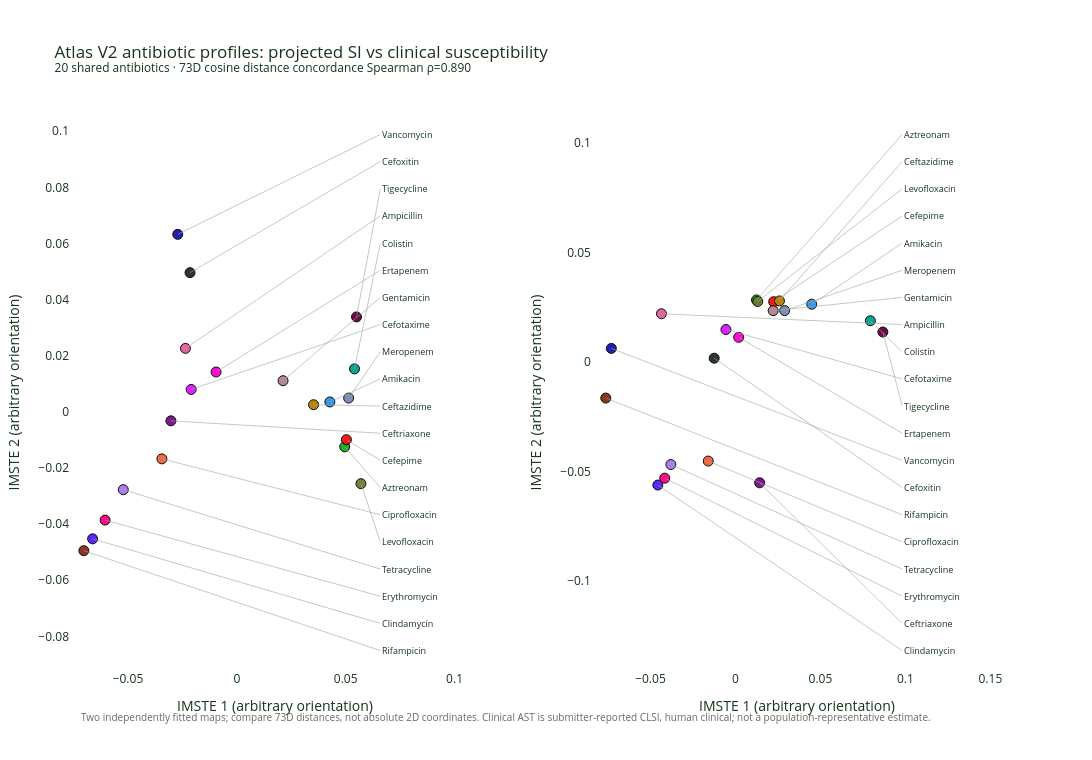

Notebook code cell kept with this figure:
### Markdown cell above
## Clinical AST and future-SI comparison

The two maps show the future-SI and clinical-susceptibility weighted profiles fitted separately. Their axes can rotate or reflect independently; compare original-space distances in the scatter above. The AST support table shows species and isolate counts for the shared comparison set.

### Code cell
import numpy as np
import plotly.express as px
import plotly.graph_objects as go
from plotly.subplots import make_subplots

comparison_n = len(comparison_antibiotics)
antibiotic_color_map = {
    antibiotic: px.colors.qualitative.Dark24[i % len(px.colors.qualitative.Dark24)]
    for i, antibiotic in enumerate(comparison_antibiotics)
}

display(comparison_coverage.sort_values("forecast_antibiotic"))
fig_compare=make_subplots(rows=1,cols=2,subplot_titles=("Future-SI weights (shared AST-supported species)","Clinical susceptibility weights (same species)",),horizontal_spacing=.12)
fig_compare.layout.annotations=[]
for col, df_map in [(1, si_map_common), (2, ast_map_common)]:
    support=ast_map_common
    custom=np.column_stack([
        df_map.antibiotic.to_numpy(), support.n_common_species.to_numpy(),support.n_total_isolates.to_numpy(),
        support.min_species_n.to_numpy(),support.effective_sample_size.to_numpy(),support.ast_centroid_radius_95_73d.to_numpy()
    ])
    marker_size = 10  # Same small marker size in both panels.
    marker_color = [antibiotic_color_map[antibiotic] for antibiotic in df_map.antibiotic]
    fig_compare.add_trace(go.Scatter(
        x=df_map.x,y=df_map.y,mode="markers",
        marker={"size":marker_size,"color":marker_color,
                "line":{"color":"black","width":1},"opacity":.95},
        customdata=custom,
        hovertemplate=(
            "<b>%{customdata[0]}</b><br>Common species: %{customdata[1]}<br>Unique clinical CLSI isolates: %{customdata[2]}<br>"
            "Minimum isolates/species-drug: %{customdata[3]}<br>AST effective sample size: %{customdata[4]:.2f}<br>"
            "AST 95th pct bootstrap centroid radius (73D): %{customdata[5]:.3f}<extra></extra>"),
        name="Future SI" if col==1 else "Clinical AST",showlegend=False
    ),row=1,col=col)
    # Place labels in a readable right-hand column and connect each back to its point.
    span=max(float(df_map.x.max()-df_map.x.min()),1e-3)
    yspan=max(float(df_map.y.max()-df_map.y.min()),1e-3)
    label_x=float(df_map.x.max()+0.07*span)
    x_axis_low=float(df_map.x.min()-0.05*span)
    x_axis_high=float(label_x+0.36*span)
    # Equal aspect expands the y range to match the panel's x range. Reserve
    # that full displayed range for labels so they use the available plot height.
    y_axis_span=1.05*(x_axis_high-x_axis_low)
    y_axis_mid=float((df_map.y.min()+df_map.y.max())/2)
    y_axis_low=y_axis_mid-y_axis_span/2
    y_axis_high=y_axis_mid+y_axis_span/2
    # Use data coordinates for labels and leaders so they follow zoom and pan.
    label_inset = 0.035 * y_axis_span
    label_ys = np.linspace(y_axis_high - label_inset, y_axis_low + label_inset, len(df_map))
    xref, yref = ("x", "y") if col == 1 else ("x2", "y2")
    for row, label_y in zip(df_map.sort_values("y", ascending=False).itertuples(index=False), label_ys):
        fig_compare.add_shape(
            type="line", x0=float(row.x), y0=float(row.y), x1=label_x, y1=float(label_y),
            xref=xref, yref=yref, line={"color":"#9aa79d","width":.6}
        )
        fig_compare.add_annotation(
            x=label_x, y=float(label_y), xref=xref, yref=yref,
            text=str(row.antibiotic),showarrow=False,
            font={"size":9,"color":"#17351b"},
            xanchor="left",yanchor="middle",bgcolor="rgba(255,255,255,0.9)",
            borderpad=1,align="left"
        )
    fig_compare.update_xaxes(range=[x_axis_low,x_axis_high],row=1,col=col)
    fig_compare.update_yaxes(range=[y_axis_low,y_axis_high],row=1,col=col)
fig_compare.update_xaxes(title_text="IMSTE 1 (arbitrary orientation)",showgrid=False,zeroline=False)
fig_compare.update_yaxes(title_text="IMSTE 2 (arbitrary orientation)",showgrid=False,zeroline=False)
fig_compare.update_layout(
    title=f"Atlas V2 antibiotic profiles: projected SI vs clinical susceptibility<br><sup>{comparison_n} shared antibiotics · 73D cosine distance concordance Spearman ρ={rank_corr:.3f}</sup>",
    width=1500,height=760,plot_bgcolor="white",paper_bgcolor="white",hovermode="closest",dragmode="zoom",
    margin={"l":70,"r":90,"t":115,"b":90},font={"color":"#17351b"},
)
fig_compare.add_annotation(text="Two independently fitted maps; compare 73D distances, not absolute 2D coordinates. Clinical AST is submitter-reported CLSI, human clinical; not a population-representative estimate.",xref="paper",yref="paper",x=.01,y=-.10,showarrow=False,xanchor="left",font={"size":10,"color":"dimgray"})
fig_compare.show()
AST_HTML_PATH=AST_DATA_DIR / "clinical_ast_vs_future_si_imste.html"
fig_compare.write_html(AST_HTML_PATH,include_plotlyjs=True,full_html=True)
AST_PNG_PATH=AST_DATA_DIR / "clinical_ast_vs_future_si_imste.png"
fig_compare.write_image(AST_PNG_PATH,width=1800,height=950,scale=1.25)
print(f"Interactive comparison saved: {AST_HTML_PATH}")
print(f"Static preview saved: {AST_PNG_PATH}")

### Figure 1 — Plotly figure (JSON) as saved in the notebook; plotly's stock layout.template omitted (floating-point values rounded to 4 significant figures)
{"data": [{"customdata": [["Amikacin", 4, 4365, 481, 3.825, 0.07028], ["Ampicillin", 3, 3654, 34, 2.051, 0.608], ["Aztreonam", 3, 2740, 186, 1.813, 0.3228], ["Cefepime", 3, 3682, 129, 2.632, 0.2321], ["Cefotaxime", 2, 266, 57, 1.508, 0.797], ["Cefoxitin", 3, 1516, 347, 2.82, 0.1115], ["Ceftazidime", 4, 4303, 404, 3.039, 0.1412], ["Ceftriaxone", 3, 4209, 679, 2.327, 0.1169], ["Ciprofloxacin", 10, 6699, 26, 8.129, 0.2321], ["Clindamycin", 4, 1082, 28, 2.928, 0.1176], ["Colistin", 3, 236, 32, 2.965, 0.2496], ["Ertapenem", 2, 3649, 520, 1.888, 0.08752], ["Erythromycin", 6, 1513, 24, 4.813, 0.1958], ["Gentamicin", 5, 5121, 446, 4.004, 0.1007], ["Levofloxacin", 3, 4096, 420, 2.719, 0.1368], ["Meropenem", 4, 3958, 248, 3.502, 0.1329], ["Rifampicin", 2, 2055, 911, 2.0, 0.008242], ["Tetracycline", 9, 4403, 26, 6.429, 0.2874], ["Tigecycline", 2, 315, 125, 2.0, 0.06328], ["Vancomycin", 3, 781, 38, 2.641, 0.1544]], "hovertemplate": "<b>%{customdata[0]}</b><br>Common species: %{customdata[1]}<br>Unique clinical CLSI isolates: %{customdata[2]}<br>Minimum isolates/species-drug: %{customdata[3]}<br>AST effective sample size: %{customdata[4]:.2f}<br>AST 95th pct bootstrap centroid radius (73D): %{customdata[5]:.3f}<extra></extra>", "marker": {"color": ["#2E91E5", "#E15F99", "#1CA71C", "#FB0D0D", "#DA16FF", "#222A2A", "#B68100", "#750D86", "#EB663B", "#511CFB", "#00A08B", "#FB00D1", "#FC0080", "#B2828D", "#6C7C32", "#778AAE", "#862A16", "#A777F1", "#620042", "#1616A7"], "line": {"color": "black", "width": 1}, "opacity": 0.95, "size": 10}, "mode": "markers", "name": "Future SI", "showlegend": false, "type": "scatter", "x": [0.04274, -0.02359, 0.04955, 0.05034, -0.02097, -0.02149, 0.03524, -0.03026, -0.03441, -0.06622, 0.05406, -0.00953, -0.0605, 0.02123, 0.057, 0.05136, -0.07025, -0.05215, 0.05498, -0.02712], "xaxis": "x", "y": [0.003532, 0.02262, -0.01247, -0.009907, 0.007987, 0.04961, 0.002544, -0.003196, -0.01675, -0.04524, 0.01531, 0.0142, -0.03856, 0.01111, -0.02558, 0.004914, -0.04945, -0.02772, 0.03383, 0.06324], "yaxis": "y"}, {"customdata": [["Amikacin", 4, 4365, 481, 3.825, 0.07028], ["Ampicillin", 3, 3654, 34, 2.051, 0.608], ["Aztreonam", 3, 2740, 186, 1.813, 0.3228], ["Cefepime", 3, 3682, 129, 2.632, 0.2321], ["Cefotaxime", 2, 266, 57, 1.508, 0.797], ["Cefoxitin", 3, 1516, 347, 2.82, 0.1115], ["Ceftazidime", 4, 4303, 404, 3.039, 0.1412], ["Ceftriaxone", 3, 4209, 679, 2.327, 0.1169], ["Ciprofloxacin", 10, 6699, 26, 8.129, 0.2321], ["Clindamycin", 4, 1082, 28, 2.928, 0.1176], ["Colistin", 3, 236, 32, 2.965, 0.2496], ["Ertapenem", 2, 3649, 520, 1.888, 0.08752], ["Erythromycin", 6, 1513, 24, 4.813, 0.1958], ["Gentamicin", 5, 5121, 446, 4.004, 0.1007], ["Levofloxacin", 3, 4096, 420, 2.719, 0.1368], ["Meropenem", 4, 3958, 248, 3.502, 0.1329], ["Rifampicin", 2, 2055, 911, 2.0, 0.008242], ["Tetracycline", 9, 4403, 26, 6.429, 0.2874], ["Tigecycline", 2, 315, 125, 2.0, 0.06328], ["Vancomycin", 3, 781, 38, 2.641, 0.1544]], "hovertemplate": "<b>%{customdata[0]}</b><br>Common species: %{customdata[1]}<br>Unique clinical CLSI isolates: %{customdata[2]}<br>Minimum isolates/species-drug: %{customdata[3]}<br>AST effective sample size: %{customdata[4]:.2f}<br>AST 95th pct bootstrap centroid radius (73D): %{customdata[5]:.3f}<extra></extra>", "marker": {"color": ["#2E91E5", "#E15F99", "#1CA71C", "#FB0D0D", "#DA16FF", "#222A2A", "#B68100", "#750D86", "#EB663B", "#511CFB", "#00A08B", "#FB00D1", "#FC0080", "#B2828D", "#6C7C32", "#778AAE", "#862A16", "#A777F1", "#620042", "#1616A7"], "line": {"color": "black", "width": 1}, "opacity": 0.95, "size": 10}, "mode": "markers", "name": "Clinical AST", "showlegend": false, "type": "scatter", "x": [0.04488, -0.04355, 0.01238, 0.0225, -0.005592, -0.01251, 0.02589, 0.01424, -0.01599, -0.04567, 0.07938, 0.001906, -0.04159, 0.0222, 0.0131, 0.02898, -0.07629, -0.03798, 0.08673, -0.07303], "xaxis": "x2", "y": [0.02636, 0.022, 0.0283, 0.0275, 0.0148, 0.001713, 0.02786, -0.05517, -0.04524, -0.05618, 0.01883, 0.01124, -0.05304, 0.02341, 0.0276, 0.02344, -0.01648, -0.04682, 0.01367, 0.006201], "yaxis": "y2"}], "layout": {"annotations": [{"align": "left", "bgcolor": "rgba(255,255,255,0.9)", "borderpad": 1, "font": {"color": "#17351b", "size": 9}, "showarrow": false, "text": "Vancomycin", "x": 0.06591, "xanchor": "left", "xref": "x", "y": 0.09885, "yanchor": "middle", "yref": "y"}, {"align": "left", "bgcolor": "rgba(255,255,255,0.9)", "borderpad": 1, "font": {"color": "#17351b", "size": 9}, "showarrow": false, "text": "Cefoxitin", "x": 0.06591, "xanchor": "left", "xref": "x", "y": 0.08917, "yanchor": "middle", "yref": "y"}, {"align": "left", "bgcolor": "rgba(255,255,255,0.9)", "borderpad": 1, "font": {"color": "#17351b", "size": 9}, "showarrow": false, "text": "Tigecycline", "x": 0.06591, "xanchor": "left", "xref": "x", "y": 0.07949, "yanchor": "middle", "yref": "y"}, {"align": "left", "bgcolor": "rgba(255,255,255,0.9)", "borderpad": 1, "font": {"color": "#17351b", "size": 9}, "showarrow": false, "text": "Ampicillin", "x": 0.06591, "xanchor": "left", "xref": "x", "y": 0.06981, "yanchor": "middle", "yref": "y"}, {"align": "left", "bgcolor": "rgba(255,255,255,0.9)", "borderpad": 1, "font": {"color": "#17351b", "size": 9}, "showarrow": false, "text": "Colistin", "x": 0.06591, "xanchor": "left", "xref": "x", "y": 0.06013, "yanchor": "middle", "yref": "y"}, {"align": "left", "bgcolor": "rgba(255,255,255,0.9)", "borderpad": 1, "font": {"color": "#17351b", "size": 9}, "showarrow": false, "text": "Ertapenem", "x": 0.06591, "xanchor": "left", "xref": "x", "y": 0.05045, "yanchor": "middle", "yref": "y"}, {"align": "left", "bgcolor": "rgba(255,255,255,0.9)", "borderpad": 1, "font": {"color": "#17351b", "size": 9}, "showarrow": false, "text": "Gentamicin", "x": 0.06591, "xanchor": "left", "xref": "x", "y": 0.04077, "yanchor": "middle", "yref": "y"}, {"align": "left", "bgcolor": "rgba(255,255,255,0.9)", "borderpad": 1, "font": {"color": "#17351b", "size": 9}, "showarrow": false, "text": "Cefotaxime", "x": 0.06591, "xanchor": "left", "xref": "x", "y": 0.0311, "yanchor": "middle", "yref": "y"}, {"align": "left", "bgcolor": "rgba(255,255,255,0.9)", "borderpad": 1, "font": {"color": "#17351b", "size": 9}, "showarrow": false, "text": "Meropenem", "x": 0.06591, "xanchor": "left", "xref": "x", "y": 0.02142, "yanchor": "middle", "yref": "y"}, {"align": "left", "bgcolor": "rgba(255,255,255,0.9)", "borderpad": 1, "font": {"color": "#17351b", "size": 9}, "showarrow": false, "text": "Amikacin", "x": 0.06591, "xanchor": "left", "xref": "x", "y": 0.01174, "yanchor": "middle", "yref": "y"}, {"align": "left", "bgcolor": "rgba(255,255,255,0.9)", "borderpad": 1, "font": {"color": "#17351b", "size": 9}, "showarrow": false, "text": "Ceftazidime", "x": 0.06591, "xanchor": "left", "xref": "x", "y": 0.002058, "yanchor": "middle", "yref": "y"}, {"align": "left", "bgcolor": "rgba(255,255,255,0.9)", "borderpad": 1, "font": {"color": "#17351b", "size": 9}, "showarrow": false, "text": "Ceftriaxone", "x": 0.06591, "xanchor": "left", "xref": "x", "y": -0.007621, "yanchor": "middle", "yref": "y"}, {"align": "left", "bgcolor": "rgba(255,255,255,0.9)", "borderpad": 1, "font": {"color": "#17351b", "size": 9}, "showarrow": false, "text": "Cefepime", "x": 0.06591, "xanchor": "left", "xref": "x", "y": -0.0173, "yanchor": "middle", "yref": "y"}, {"align": "left", "bgcolor": "rgba(255,255,255,0.9)", "borderpad": 1, "font": {"color": "#17351b", "size": 9}, "showarrow": false, "text": "Aztreonam", "x": 0.06591, "xanchor": "left", "xref": "x", "y": -0.02698, "yanchor": "middle", "yref": "y"}, {"align": "left", "bgcolor": "rgba(255,255,255,0.9)", "borderpad": 1, "font": {"color": "#17351b", "size": 9}, "showarrow": false, "text": "Ciprofloxacin", "x": 0.06591, "xanchor": "left", "xref": "x", "y": -0.03666, "yanchor": "middle", "yref": "y"}, {"align": "left", "bgcolor": "rgba(255,255,255,0.9)", "borderpad": 1, "font": {"color": "#17351b", "size": 9}, "showarrow": false, "text": "Levofloxacin", "x": 0.06591, "xanchor": "left", "xref": "x", "y": -0.04634, "yanchor": "middle", "yref": "y"}, {"align": "left", "bgcolor": "rgba(255,255,255,0.9)", "borderpad": 1, "font": {"color": "#17351b", "size": 9}, "showarrow": false, "text": "Tetracycline", "x": 0.06591, "xanchor": "left", "xref": "x", "y": -0.05602, "yanchor": "middle", "yref": "y"}, {"align": "left", "bgcolor": "rgba(255,255,255,0.9)", "borderpad": 1, "font": {"color": "#17351b", "size": 9}, "showarrow": false, "text": "Erythromycin", "x": 0.06591, "xanchor": "left", "xref": "x", "y": -0.0657, "yanchor": "middle", "yref": "y"}, {"align": "left", "bgcolor": "rgba(255,255,255,0.9)", "borderpad": 1, "font": {"color": "#17351b", "size": 9}, "showarrow": false, "text": "Clindamycin", "x": 0.06591, "xanchor": "left", "xref": "x", "y": -0.07537, "yanchor": "middle", "yref": "y"}, {"align": "left", "bgcolor": "rgba(255,255,255,0.9)", "borderpad": 1, "font": {"color": "#17351b", "size": 9}, "showarrow": false, "text": "Rifampicin", "x": 0.06591, "xanchor": "left", "xref": "x", "y": -0.08505, "yanchor": "middle", "yref": "y"}, {"align": "left", "bgcolor": "rgba(255,255,255,0.9)", "borderpad": 1, "font": {"color": "#17351b", "size": 9}, "showarrow": false, "text": "Aztreonam", "x": 0.09814, "xanchor": "left", "xref": "x2", "y": 0.1039, "yanchor": "middle", "yref": "y2"}, {"align": "left", "bgcolor": "rgba(255,255,255,0.9)", "borderpad": 1, "font": {"color": "#17351b", "size": 9}, "showarrow": false, "text": "Ceftazidime", "x": 0.09814, "xanchor": "left", "xref": "x2", "y": 0.09146, "yanchor": "middle", "yref": "y2"}, {"align": "left", "bgcolor": "rgba(255,255,255,0.9)", "borderpad": 1, "font": {"color": "#17351b", "size": 9}, "showarrow": false, "text": "Levofloxacin", "x": 0.09814, "xanchor": "left", "xref": "x2", "y": 0.07906, "yanchor": "middle", "yref": "y2"}, {"align": "left", "bgcolor": "rgba(255,255,255,0.9)", "borderpad": 1, "font": {"color": "#17351b", "size": 9}, "showarrow": false, "text": "Cefepime", "x": 0.09814, "xanchor": "left", "xref": "x2", "y": 0.06666, "yanchor": "middle", "yref": "y2"}, {"align": "left", "bgcolor": "rgba(255,255,255,0.9)", "borderpad": 1, "font": {"color": "#17351b", "size": 9}, "showarrow": false, "text": "Amikacin", "x": 0.09814, "xanchor": "left", "xref": "x2", "y": 0.05426, "yanchor": "middle", "yref": "y2"}, {"align": "left", "bgcolor": "rgba(255,255,255,0.9)", "borderpad": 1, "font": {"color": "#17351b", "size": 9}, "showarrow": false, "text": "Meropenem", "x": 0.09814, "xanchor": "left", "xref": "x2", "y": 0.04186, "yanchor": "middle", "yref": "y2"}, {"align": "left", "bgcolor": "rgba(255,255,255,0.9)", "borderpad": 1, "font": {"color": "#17351b", "size": 9}, "showarrow": false, "text": "Gentamicin", "x": 0.09814, "xanchor": "left", "xref": "x2", "y": 0.02946, "yanchor": "middle", "yref": "y2"}, {"align": "left", "bgcolor": "rgba(255,255,255,0.9)", "borderpad": 1, "font": {"color": "#17351b", "size": 9}, "showarrow": false, "text": "Ampicillin", "x": 0.09814, "xanchor": "left", "xref": "x2", "y": 0.01706, "yanchor": "middle", "yref": "y2"}, {"align": "left", "bgcolor": "rgba(255,255,255,0.9)", "borderpad": 1, "font": {"color": "#17351b", "size": 9}, "showarrow": false, "text": "Colistin", "x": 0.09814, "xanchor": "left", "xref": "x2", "y": 0.00466, "yanchor": "middle", "yref": "y2"}, {"align": "left", "bgcolor": "rgba(255,255,255,0.9)", "borderpad": 1, "font": {"color": "#17351b", "size": 9}, "showarrow": false, "text": "Cefotaxime", "x": 0.09814, "xanchor": "left", "xref": "x2", "y": -0.00774, "yanchor": "middle", "yref": "y2"}, {"align": "left", "bgcolor": "rgba(255,255,255,0.9)", "borderpad": 1, "font": {"color": "#17351b", "size": 9}, "showarrow": false, "text": "Tigecycline", "x": 0.09814, "xanchor": "left", "xref": "x2", "y": -0.02014, "yanchor": "middle", "yref": "y2"}, {"align": "left", "bgcolor": "rgba(255,255,255,0.9)", "borderpad": 1, "font": {"color": "#17351b", "size": 9}, "showarrow": false, "text": "Ertapenem", "x": 0.09814, "xanchor": "left", "xref": "x2", "y": -0.03254, "yanchor": "middle", "yref": "y2"}, {"align": "left", "bgcolor": "rgba(255,255,255,0.9)", "borderpad": 1, "font": {"color": "#17351b", "size": 9}, "showarrow": false, "text": "Vancomycin", "x": 0.09814, "xanchor": "left", "xref": "x2", "y": -0.04494, "yanchor": "middle", "yref": "y2"}, {"align": "left", "bgcolor": "rgba(255,255,255,0.9)", "borderpad": 1, "font": {"color": "#17351b", "size": 9}, "showarrow": false, "text": "Cefoxitin", "x": 0.09814, "xanchor": "left", "xref": "x2", "y": -0.05734, "yanchor": "middle", "yref": "y2"}, {"align": "left", "bgcolor": "rgba(255,255,255,0.9)", "borderpad": 1, "font": {"color": "#17351b", "size": 9}, "showarrow": false, "text": "Rifampicin", "x": 0.09814, "xanchor": "left", "xref": "x2", "y": -0.06974, "yanchor": "middle", "yref": "y2"}, {"align": "left", "bgcolor": "rgba(255,255,255,0.9)", "borderpad": 1, "font": {"color": "#17351b", "size": 9}, "showarrow": false, "text": "Ciprofloxacin", "x": 0.09814, "xanchor": "left", "xref": "x2", "y": -0.08214, "yanchor": "middle", "yref": "y2"}, {"align": "left", "bgcolor": "rgba(255,255,255,0.9)", "borderpad": 1, "font": {"color": "#17351b", "size": 9}, "showarrow": false, "text": "Tetracycline", "x": 0.09814, "xanchor": "left", "xref": "x2", "y": -0.09454, "yanchor": "middle", "yref": "y2"}, {"align": "left", "bgcolor": "rgba(255,255,255,0.9)", "borderpad": 1, "font": {"color": "#17351b", "size": 9}, "showarrow": false, "text": "Erythromycin", "x": 0.09814, "xanchor": "left", "xref": "x2", "y": -0.1069, "yanchor": "middle", "yref": "y2"}, {"align": "left", "bgcolor": "rgba(255,255,255,0.9)", "borderpad": 1, "font": {"color": "#17351b", "size": 9}, "showarrow": false, "text": "Ceftriaxone", "x": 0.09814, "xanchor": "left", "xref": "x2", "y": -0.1193, "yanchor": "middle", "yref": "y2"}, {"align": "left", "bgcolor": "rgba(255,255,255,0.9)", "borderpad": 1, "font": {"color": "#17351b", "size": 9}, "showarrow": false, "text": "Clindamycin", "x": 0.09814, "xanchor": "left", "xref": "x2", "y": -0.1317, "yanchor": "middle", "yref": "y2"}, {"font": {"color": "dimgray", "size": 10}, "showarrow": false, "text": "Two independently fitted maps; compare 73D distances, not absolute 2D coordinates. Clinical AST is submitter-reported CLSI, human clinical; not a population-representative estimate.", "x": 0.01, "xanchor": "left", "xref": "paper", "y": -0.1, "yref": "paper"}], "dragmode": "zoom", "font": {"color": "#17351b"}, "height": 760, "hovermode": "closest", "margin": {"b": 90, "l": 70, "r": 90, "t": 115}, "paper_bgcolor": "white", "plot_bgcolor": "white", "shapes": [{"line": {"color": "#9aa79d", "width": 0.6}, "type": "line", "x0": -0.02712, "x1": 0.06591, "xref": "x", "y0": 0.06324, "y1": 0.09885, "yref": "y"}, {"line": {"color": "#9aa79d", "width": 0.6}, "type": "line", "x0": -0.02149, "x1": 0.06591, "xref": "x", "y0": 0.04961, "y1": 0.08917, "yref": "y"}, {"line": {"color": "#9aa79d", "width": 0.6}, "type": "line", "x0": 0.05498, "x1": 0.06591, "xref": "x", "y0": 0.03383, "y1": 0.07949, "yref": "y"}, {"line": {"color": "#9aa79d", "width": 0.6}, "type": "line", "x0": -0.02359, "x1": 0.06591, "xref": "x", "y0": 0.02262, "y1": 0.06981, "yref": "y"}, {"line": {"color": "#9aa79d", "width": 0.6}, "type": "line", "x0": 0.05406, "x1": 0.06591, "xref": "x", "y0": 0.01531, "y1": 0.06013, "yref": "y"}, {"line": {"color": "#9aa79d", "width": 0.6}, "type": "line", "x0": -0.00953, "x1": 0.06591, "xref": "x", "y0": 0.0142, "y1": 0.05045, "yref": "y"}, {"line": {"color": "#9aa79d", "width": 0.6}, "type": "line", "x0": 0.02123, "x1": 0.06591, "xref": "x", "y0": 0.01111, "y1": 0.04077, "yref": "y"}, {"line": {"color": "#9aa79d", "width": 0.6}, "type": "line", "x0": -0.02097, "x1": 0.06591, "xref": "x", "y0": 0.007987, "y1": 0.0311, "yref": "y"}, {"line": {"color": "#9aa79d", "width": 0.6}, "type": "line", "x0": 0.05136, "x1": 0.06591, "xref": "x", "y0": 0.004914, "y1": 0.02142, "yref": "y"}, {"line": {"color": "#9aa79d", "width": 0.6}, "type": "line", "x0": 0.04274, "x1": 0.06591, "xref": "x", "y0": 0.003532, "y1": 0.01174, "yref": "y"}, {"line": {"color": "#9aa79d", "width": 0.6}, "type": "line", "x0": 0.03524, "x1": 0.06591, "xref": "x", "y0": 0.002544, "y1": 0.002058, "yref": "y"}, {"line": {"color": "#9aa79d", "width": 0.6}, "type": "line", "x0": -0.03026, "x1": 0.06591, "xref": "x", "y0": -0.003196, "y1": -0.007621, "yref": "y"}, {"line": {"color": "#9aa79d", "width": 0.6}, "type": "line", "x0": 0.05034, "x1": 0.06591, "xref": "x", "y0": -0.009907, "y1": -0.0173, "yref": "y"}, {"line": {"color": "#9aa79d", "width": 0.6}, "type": "line", "x0": 0.04955, "x1": 0.06591, "xref": "x", "y0": -0.01247, "y1": -0.02698, "yref": "y"}, {"line": {"color": "#9aa79d", "width": 0.6}, "type": "line", "x0": -0.03441, "x1": 0.06591, "xref": "x", "y0": -0.01675, "y1": -0.03666, "yref": "y"}, {"line": {"color": "#9aa79d", "width": 0.6}, "type": "line", "x0": 0.057, "x1": 0.06591, "xref": "x", "y0": -0.02558, "y1": -0.04634, "yref": "y"}, {"line": {"color": "#9aa79d", "width": 0.6}, "type": "line", "x0": -0.05215, "x1": 0.06591, "xref": "x", "y0": -0.02772, "y1": -0.05602, "yref": "y"}, {"line": {"color": "#9aa79d", "width": 0.6}, "type": "line", "x0": -0.0605, "x1": 0.06591, "xref": "x", "y0": -0.03856, "y1": -0.0657, "yref": "y"}, {"line": {"color": "#9aa79d", "width": 0.6}, "type": "line", "x0": -0.06622, "x1": 0.06591, "xref": "x", "y0": -0.04524, "y1": -0.07537, "yref": "y"}, {"line": {"color": "#9aa79d", "width": 0.6}, "type": "line", "x0": -0.07025, "x1": 0.06591, "xref": "x", "y0": -0.04945, "y1": -0.08505, "yref": "y"}, {"line": {"color": "#9aa79d", "width": 0.6}, "type": "line", "x0": 0.01238, "x1": 0.09814, "xref": "x2", "y0": 0.0283, "y1": 0.1039, "yref": "y2"}, {"line": {"color": "#9aa79d", "width": 0.6}, "type": "line", "x0": 0.02589, "x1": 0.09814, "xref": "x2", "y0": 0.02786, "y1": 0.09146, "yref": "y2"}, {"line": {"color": "#9aa79d", "width": 0.6}, "type": "line", "x0": 0.0131, "x1": 0.09814, "xref": "x2", "y0": 0.0276, "y1": 0.07906, "yref": "y2"}, {"line": {"color": "#9aa79d", "width": 0.6}, "type": "line", "x0": 0.0225, "x1": 0.09814, "xref": "x2", "y0": 0.0275, "y1": 0.06666, "yref": "y2"}, {"line": {"color": "#9aa79d", "width": 0.6}, "type": "line", "x0": 0.04488, "x1": 0.09814, "xref": "x2", "y0": 0.02636, "y1": 0.05426, "yref": "y2"}, {"line": {"color": "#9aa79d", "width": 0.6}, "type": "line", "x0": 0.02898, "x1": 0.09814, "xref": "x2", "y0": 0.02344, "y1": 0.04186, "yref": "y2"}, {"line": {"color": "#9aa79d", "width": 0.6}, "type": "line", "x0": 0.0222, "x1": 0.09814, "xref": "x2", "y0": 0.02341, "y1": 0.02946, "yref": "y2"}, {"line": {"color": "#9aa79d", "width": 0.6}, "type": "line", "x0": -0.04355, "x1": 0.09814, "xref": "x2", "y0": 0.022, "y1": 0.01706, "yref": "y2"}, {"line": {"color": "#9aa79d", "width": 0.6}, "type": "line", "x0": 0.07938, "x1": 0.09814, "xref": "x2", "y0": 0.01883, "y1": 0.00466, "yref": "y2"}, {"line": {"color": "#9aa79d", "width": 0.6}, "type": "line", "x0": -0.005592, "x1": 0.09814, "xref": "x2", "y0": 0.0148, "y1": -0.00774, "yref": "y2"}, {"line": {"color": "#9aa79d", "width": 0.6}, "type": "line", "x0": 0.08673, "x1": 0.09814, "xref": "x2", "y0": 0.01367, "y1": -0.02014, "yref": "y2"}, {"line": {"color": "#9aa79d", "width": 0.6}, "type": "line", "x0": 0.001906, "x1": 0.09814, "xref": "x2", "y0": 0.01124, "y1": -0.03254, "yref": "y2"}, {"line": {"color": "#9aa79d", "width": 0.6}, "type": "line", "x0": -0.07303, "x1": 0.09814, "xref": "x2", "y0": 0.006201, "y1": -0.04494, "yref": "y2"}, {"line": {"color": "#9aa79d", "width": 0.6}, "type": "line", "x0": -0.01251, "x1": 0.09814, "xref": "x2", "y0": 0.001713, "y1": -0.05734, "yref": "y2"}, {"line": {"color": "#9aa79d", "width": 0.6}, "type": "line", "x0": -0.07629, "x1": 0.09814, "xref": "x2", "y0": -0.01648, "y1": -0.06974, "yref": "y2"}, {"line": {"color": "#9aa79d", "width": 0.6}, "type": "line", "x0": -0.01599, "x1": 0.09814, "xref": "x2", "y0": -0.04524, "y1": -0.08214, "yref": "y2"}, {"line": {"color": "#9aa79d", "width": 0.6}, "type": "line", "x0": -0.03798, "x1": 0.09814, "xref": "x2", "y0": -0.04682, "y1": -0.09454, "yref": "y2"}, {"line": {"color": "#9aa79d", "width": 0.6}, "type": "line", "x0": -0.04159, "x1": 0.09814, "xref": "x2", "y0": -0.05304, "y1": -0.1069, "yref": "y2"}, {"line": {"color": "#9aa79d", "width": 0.6}, "type": "line", "x0": 0.01424, "x1": 0.09814, "xref": "x2", "y0": -0.05517, "y1": -0.1193, "yref": "y2"}, {"line": {"color": "#9aa79d", "width": 0.6}, "type": "line", "x0": -0.04567, "x1": 0.09814, "xref": "x2", "y0": -0.05618, "y1": -0.1317, "yref": "y2"}], "title": {"text": "Atlas V2 antibiotic profiles: projected SI vs clinical susceptibility<br><sup>20 shared antibiotics · 73D cosine distance concordance Spearman ρ=0.890</sup>"}, "width": 1500, "xaxis": {"anchor": "y", "domain": [0, 0.44], "range": [-0.07661, 0.1117], "showgrid": false, "title": {"text": "IMSTE 1 (arbitrary orientation)"}, "zeroline": false}, "xaxis2": {"anchor": "y2", "domain": [0.56, 1], "range": [-0.08444, 0.1568], "showgrid": false, "title": {"text": "IMSTE 1 (arbitrary orientation)"}, "zeroline": false}, "yaxis": {"anchor": "x", "domain": [0, 1], "range": [-0.09197, 0.1058], "showgrid": false, "title": {"text": "IMSTE 2 (arbitrary orientation)"}, "zeroline": false}, "yaxis2": {"anchor": "x2", "domain": [0, 1], "range": [-0.1406, 0.1127], "showgrid": false, "title": {"text": "IMSTE 2 (arbitrary orientation)"}, "zeroline": false}}}
